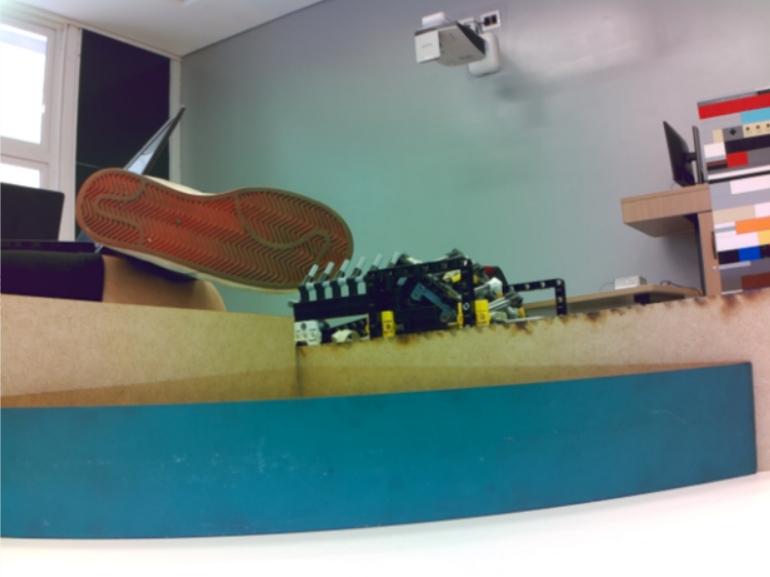
#> input picture shadow/captures/Captura de tela 2026-07-24 151135.png, 770 x 577 px; its folder holds only this picture in this run
$ python -i continuacao_saida.py   (imports and definitions only)
#> lines starting #> are read from the running program, lines starting #| are printed output that depends on the picture; after the words box and inside, x2 and y2 are one past the last pixel; in counts of white or black regions, pixels touching at a corner belong together
#> further down, picture is the input picture: shape (577, 770, 3); mean B, G, R 133.5, 135.7, 119.9
### shadow/shared/gerenciadores.py
"""Lê o arquivo de configuração e controla temporizadores."""

import configparser
import json
import time


class ConfigManager:
    def __init__(self, config_file):
        self.__config_file = config_file
        self.__config = configparser.ConfigParser()
        self.__config.read(config_file)

    # [8 lines left out: function write_variable, not called in this run]

    def read_variable(self, section, variable):
        if self.__config.has_option(section, variable):
            value = self.__config.get(section, variable)
            try:
                return json.loads(value)
            except json.JSONDecodeError:
                return value
        else:
            return None


class Timer:
    """Temporizadores com nomes que não bloqueiam o programa."""

    def __init__(self):
        self.__timers = {}

    def remove_timer(self, name):
        self.__timers.pop(name, None)

    def set_timer(self, name, set_time):
        self.__timers[name] = (time.perf_counter(), float(set_time))

    # [5 lines left out: function get_timer, not called in this run]

    def ativo(self, name):
        """Informa se um temporizador existe e ainda nao expirou."""
        return name in self.__timers and not self.get_timer(name)

### shadow/visao/continuacao_saida.py
"""Geometria da soleira preta e da terceira linha depois do resgate.

A antiga implementacao escolhia o ponto mais distante de um contorno unico.
Quando a soleira estava diagonal, uma de suas pontas podia vencer a haste do
T e ser entregue como linha. Aqui as duas estruturas sao separadas:

1. a borda inferior da faixa larga e ajustada nos lados do quadro;
2. toda a espessura dessa faixa e apagada;
3. somente um componente que progride para a frente e tocava a faixa pode ser
   considerado continuacao.

Depois que a soleira sai do quadro, uma linha longitudinal comum tambem e
aceita. A mascara usa os mesmos limites BGR calibrados do segue-linha.
"""

from dataclasses import dataclass
from pathlib import Path

import cv2
import numpy as np

import config
import config_resgate as cfg
from shared.gerenciadores import ConfigManager


DIREITA_BAIXA = "direita_baixa"
ESQUERDA_BAIXA = "esquerda_baixa"
NIVEL = "nivel"


@dataclass(frozen=True)
class DeteccaoSoleira:
    orientacao: str
    y_esquerda: float
    y_direita: float
    delta_y_ratio: float
    inclinacao: float
    intercepto_inferior: float
    inclinacao_superior: float
    intercepto_superior: float
    espessura: float
    cobertura_esquerda: float
    cobertura_direita: float
    erro_mediano: float
    confianca: float
    bbox: tuple[int, int, int, int]

    def y_inferior(self, x):
        return float(self.inclinacao * float(x) + self.intercepto_inferior)

    # [5 lines left out: function y_superior, not called in this run]


@dataclass(frozen=True)
class DeteccaoContinuacaoSaida:
    alvo_x: float
    alvo_y: float
    confianca: float
    area: float
    altura_ratio: float
    bbox: tuple[int, int, int, int]


@dataclass(frozen=True)
class AnaliseSaidaPreta:
    soleira: DeteccaoSoleira | None
    continuacao: DeteccaoContinuacaoSaida | None
    mascara: np.ndarray


def _ler_limite(nome, fallback):
    manager = ConfigManager(str(Path(config.CONFIG_INI_PATH)))
    valor = manager.read_variable("color_values_line", nome)
    return np.asarray(fallback if valor is None else valor, dtype=np.uint8)


class SegmentadorPretoLinha:
    """Aplica exatamente o perfil de preto configurado para a camera 1."""

    def __init__(self, minimo=None, maximo_topo=None, maximo_base=None):
        self.minimo = np.asarray(
            config.BLACK_MIN_DEFAULT if minimo is None else minimo,
            dtype=np.uint8,
        )
        self.maximo_topo = (
            _ler_limite(
                "black_max_normal_top",
                config.BLACK_MAX_NORMAL_TOP_DEFAULT,
            )
            if maximo_topo is None
            else np.asarray(maximo_topo, dtype=np.uint8)
        )
        self.maximo_base = (
            _ler_limite(
                "black_max_normal_bottom",
                config.BLACK_MAX_NORMAL_BOTTOM_DEFAULT,
            )
            if maximo_base is None
            else np.asarray(maximo_base, dtype=np.uint8)
        )

    def segmentar(self, frame_bgr):
        if (
            frame_bgr is None
            or not isinstance(frame_bgr, np.ndarray)
            or frame_bgr.ndim != 3
            or frame_bgr.shape[2] != 3
        ):
            raise ValueError("a geometria da saida exige um frame BGR")
        frame = cv2.resize(
            frame_bgr,
            (config.camera_x, config.camera_y),
            interpolation=cv2.INTER_AREA,
        )
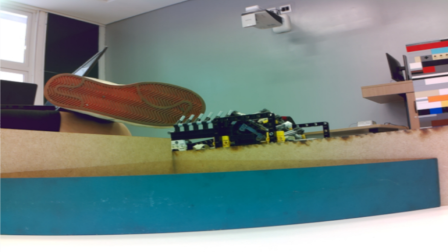
#> frame: shape (252, 448, 3); mean B, G, R 133.5, 135.7, 119.9
        mascara = cv2.inRange(frame, self.minimo, self.maximo_base)
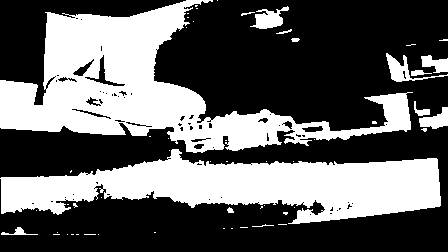
#> mascara: shape (252, 448); 38.1% white; 55 white regions (41 under 20 px), largest, box (x1, y1, x2, y2) and area: (0, 0, 413, 153) 22566, (0, 149, 441, 224) 18211, (386, 53, 448, 82) 481
        limite_topo = int(round(config.camera_y * 0.40))
        mascara[:limite_topo] = cv2.inRange(
            frame[:limite_topo], self.minimo, self.maximo_topo)
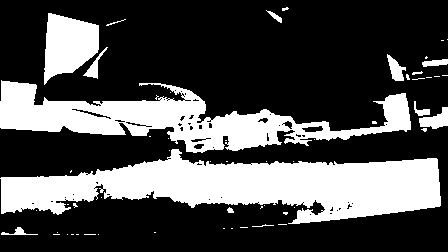
#> mascara: shape (252, 448); 30.4% white; 57 white regions (43 under 20 px), largest, box (x1, y1, x2, y2) and area: (0, 149, 441, 224) 18211, (0, 80, 411, 153) 11913, (44, 13, 99, 85) 2669
        mascara = cv2.morphologyEx(
            mascara,
            cv2.MORPH_CLOSE,
            np.ones((5, 5), dtype=np.uint8),
        )
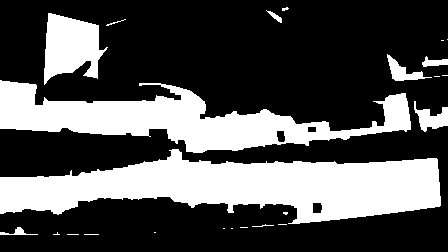
#> mascara: shape (252, 448); 32% white; 24 white regions (14 under 20 px), largest, box (x1, y1, x2, y2) and area: (0, 149, 441, 224) 18915, (0, 80, 411, 153) 12834, (44, 13, 108, 85) 2931
        return cv2.morphologyEx(
            mascara,
            cv2.MORPH_OPEN,
            np.ones((3, 3), dtype=np.uint8),
        )
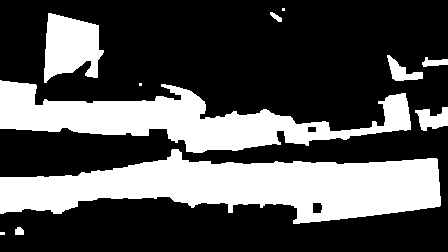
#> returned value: shape (252, 448); 31.7% white; 11 white regions (3 under 20 px), largest, box (x1, y1, x2, y2) and area: (0, 149, 441, 224) 18870, (0, 80, 411, 153) 12757, (44, 13, 104, 83) 2914


# [327 lines left out: functions _runs_coluna, _run_inferior_valido, _ajustar_reta_robusta, detectar_soleira, _mascara_sem_soleira, detectar_continuacao_saida, not called in this run]


class AnalisadorSaidaPreta:
    def __init__(self, segmentador=None):
        self.segmentador = (
            SegmentadorPretoLinha() if segmentador is None else segmentador)

    # [44 lines left out: functions analisar, anotar_analise_saida, not called in this run]

>>> import cv2
>>> picture = cv2.imread('../captures/Captura de tela 2026-07-24 151135.png')
>>> result = SegmentadorPretoLinha().segmentar(picture)

$ run again, on shadow/captures/Captura de tela 2026-07-24 151201.png
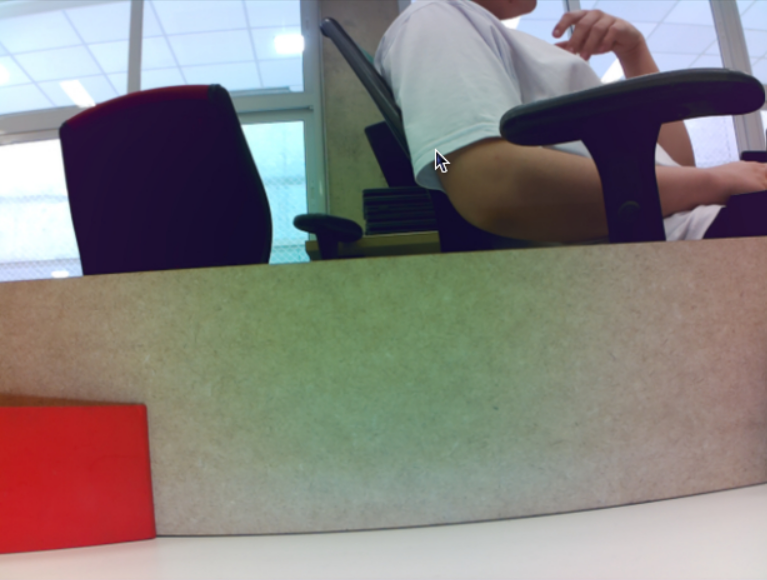
#> input picture shadow/captures/Captura de tela 2026-07-24 151201.png, 767 x 580 px
#> picture is the input picture: shape (580, 767, 3); mean B, G, R 126.1, 128.8, 133.9
#> in segmentar, `mascara = cv2.inRange(frame, self.minimo, self.maximo_base)`:
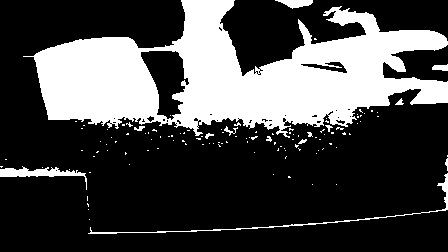
#> mascara: shape (252, 448); 28.1% white; 120 white regions (107 under 20 px), largest, box (x1, y1, x2, y2) and area: (23, 0, 448, 138) 29594, (88, 173, 448, 234) 631, (0, 166, 87, 190) 587
#> in segmentar, `return cv2.morphologyEx( mascara, cv2.MORPH_OPEN, np.ones((3, 3), dtyp..`:
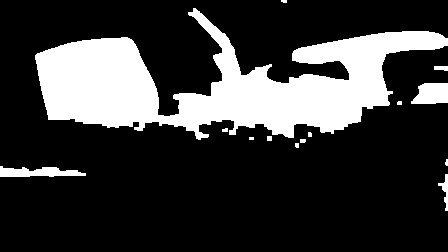
#> returned value: shape (252, 448); 22.4% white; 14 white regions (6 under 20 px), largest, box (x1, y1, x2, y2) and area: (35, 8, 448, 140) 23672, (411, 83, 448, 104) 642, (0, 166, 86, 177) 631

$ run again, on shadow/captures/Captura de tela 2026-07-24 151230.png
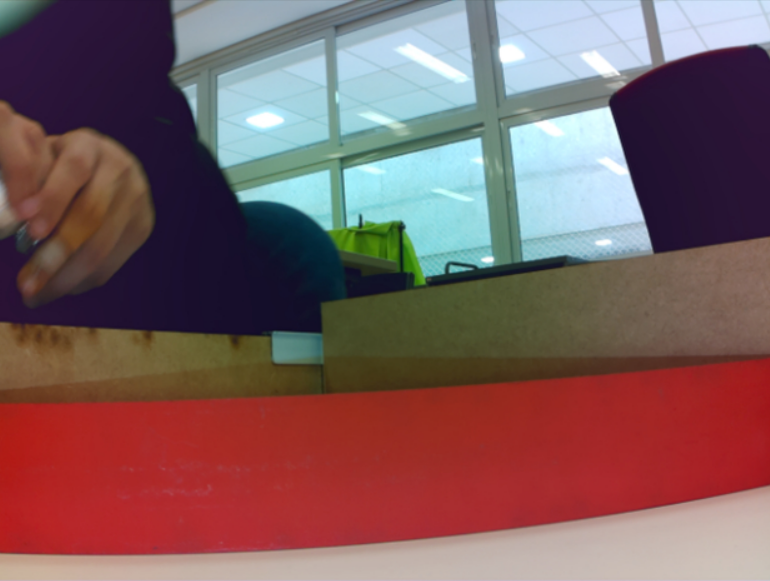
#> input picture shadow/captures/Captura de tela 2026-07-24 151230.png, 770 x 581 px
#> picture is the input picture: shape (581, 770, 3); mean B, G, R 95.3, 94.1, 124.6
#> in segmentar, `frame = cv2.resize( frame_bgr, (config.camera_x, config.camera_y), int..`:
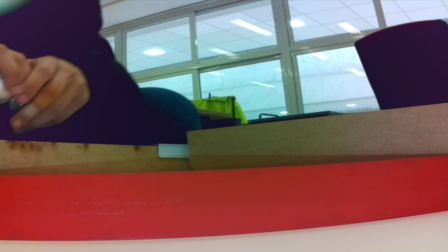
#> frame: shape (252, 448, 3); mean B, G, R 95.3, 94.1, 124.6
#> in segmentar, `mascara = cv2.morphologyEx( mascara, cv2.MORPH_CLOSE, np.ones((5, 5), ..`:
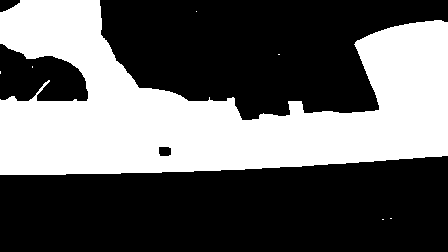
#> mascara: shape (252, 448); 38.3% white; 7 white regions (6 under 20 px), largest, box (x1, y1, x2, y2) and area: (0, 0, 448, 175) 43265

$ run again, on shadow/captures/Captura de tela 2026-07-24 151248.png
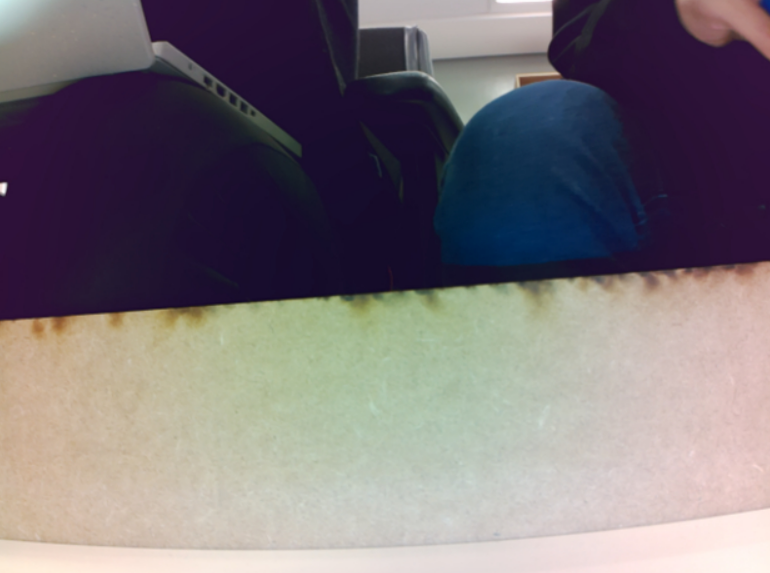
#> input picture shadow/captures/Captura de tela 2026-07-24 151248.png, 770 x 573 px
#> picture is the input picture: shape (573, 770, 3); mean B, G, R 120.3, 115.5, 123
#> in segmentar, `frame = cv2.resize( frame_bgr, (config.camera_x, config.camera_y), int..`:
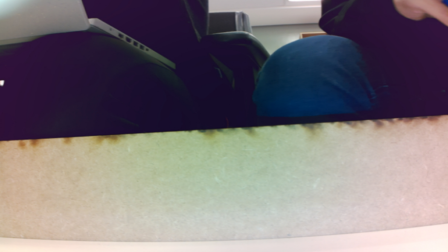
#> frame: shape (252, 448, 3); mean B, G, R 120.3, 115.5, 123
#> in segmentar, `mascara = cv2.morphologyEx( mascara, cv2.MORPH_CLOSE, np.ones((5, 5), ..`:
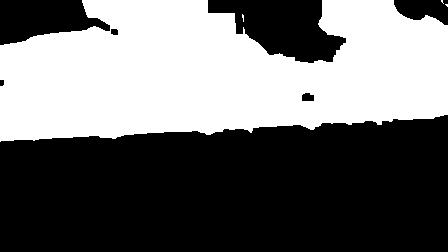
#> mascara: shape (252, 448); 43.1% white; 4 white regions (3 under 20 px), largest, box (x1, y1, x2, y2) and area: (0, 0, 448, 142) 48581
